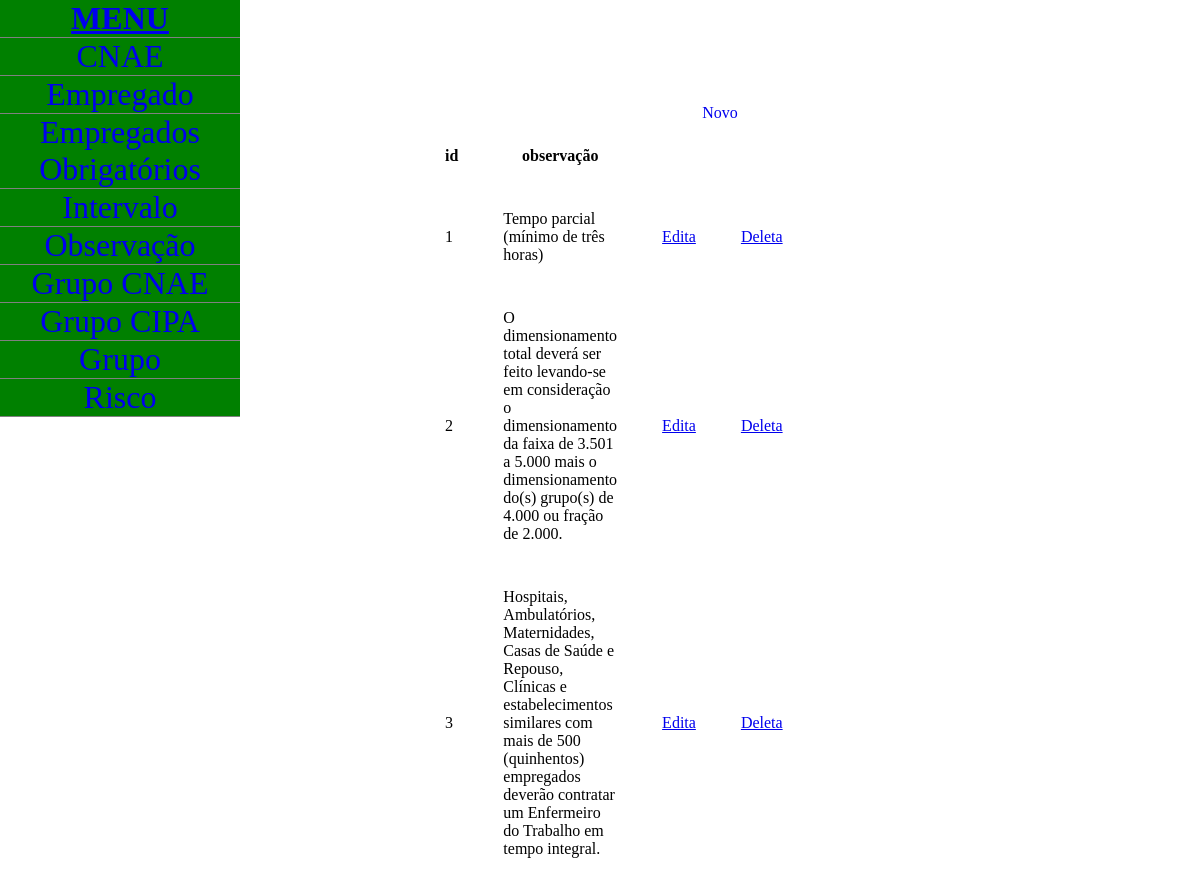
The page /html/lista_obs_tst.php on the database its author committed.
### tables this page shows
CREATE TABLE observacao(
	
	id_observacao INT(4)NOT NULL AUTO_INCREMENT,
	observacao TEXT NOT NULL,
	
	CONSTRAINT PrKobservacao PRIMARY KEY (id_observacao)
);

### processa/bd.class.php (called while the page is built, shortened)
<?php
	class bd{
	var $conexao;
		function add_banco($usuario, $senha, $endereco = "localhost", $nome_bd){
			$this->usuario = "$usuario";
			$this->senha = "$senha";
			$this->endereco = "$endereco";
			$this->nome_bd = "$nome_bd";
			$this->conexao = mysqli_connect($this->endereco, $this->usuario, $this->senha, $this->nome_bd) or die ("Erro ao conectar");
			}
		function get_all($tabela, $id = NULL){
			if(is_null($id)){
				$consulta = "SELECT * FROM $tabela";
				$resultado = mysqli_query($this->conexao, $consulta);
			}else{
				$bd = new bd;
				$consulta = "SELECT * FROM $tabela WHERE $id";
				$resultado = mysqli_query($this->conexao, $consulta);
			}
			return $resultado;
		}
	}
	$bd = new bd();

### html/lista_obs_tst.php (the view, shortened to what this page needs)
<?php require_once '../processa/bd.class.php' ?>
<html>
	<head>
		<link rel="stylesheet" href="style.css">
	</head>
	<body>
		<?php include "menu.php"; ?>
		<p class="centraliza">
		<a href="novo_tst.php" style='text-decoration: none;'>Novo</a>
		<table style="width:50%">
		  <tr>
			<th>id</th> <th>observação</th>
		  </tr>
		  <?php
			$resultado = $bd->get_all('observacao');
			while($linha = mysqli_fetch_array($resultado)){
					echo "<tr>
							<td>".
								$linha['id_observacao']
							."</td>
							<td>".
								$linha['observacao']
							."</td>
							<td class='td'>
								<a href='edita_tst.php?COD=".$linha['id_observacao']."'>Edita</a>
							</td>
							<td>
								<a href='deleta_tst.php?COD=".$linha['id_observacao']."' onclick='confirma()'>Deleta</a>
							</td>
						</tr>";
				}
			?>
		</table>
	</body>
</html>

### html/style.css (style rules this page uses)
body { margin: 0px; }
.centraliza { position: absolute; text-align: center; left: 35%; top: 10%; width: 50%; }
.td { border: 1px solid white; border-collapse: collapse; }
table, td { border: 1px solid white; border-collapse: collapse; width: 100%; }
th, td { padding: 20px; height: 50px; border: 5px solid white; }

### rows shown on the page
observacao: id_observacao "1", observacao "Tempo parcial (mínimo de três horas)"
observacao: id_observacao "2", observacao "O dimensionamento total deverá ser feito levando-se em consideração o dimensionamento da faixa de 3.501 a 5.000 mais o dimensionamento do(s) grupo(s) de 4.000 ou fração de 2.000."
observacao: id_observacao "3", observacao "Hospitais, Ambulatórios, Maternidades, Casas de Saúde e Repouso, Clínicas e estabelecimentos similares com mais de 500 (quinhentos) empregados deverão contratar um Enfermeiro do Trabalho em tempo integral."
